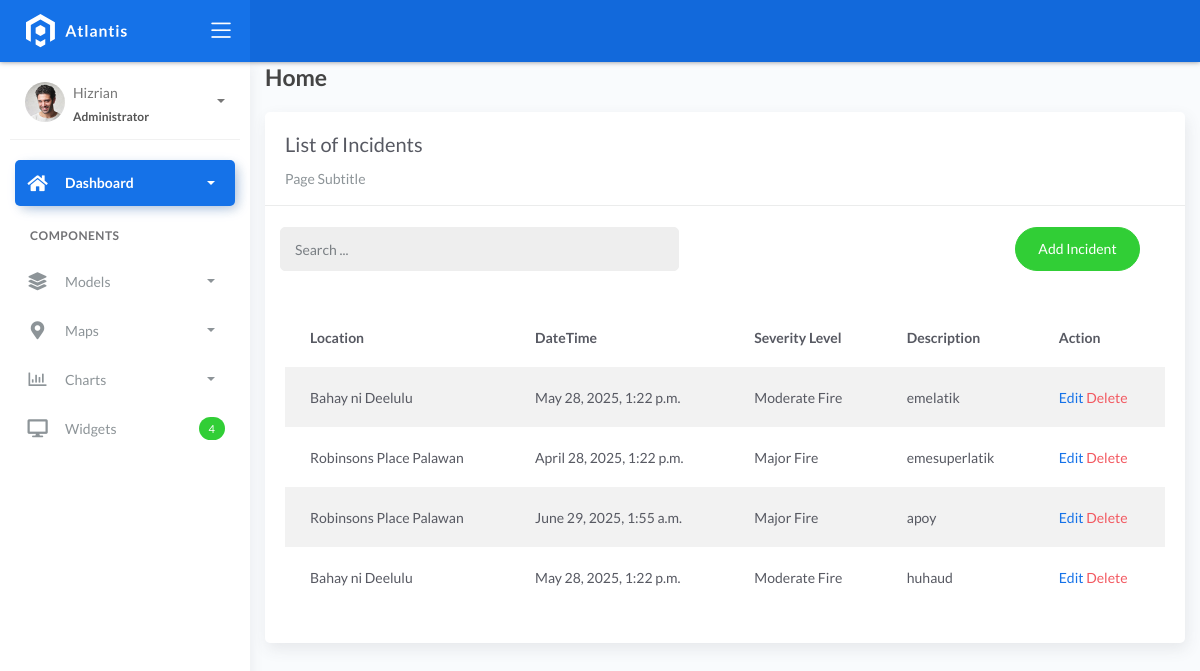
/incident_list, run on the app's committed database.
### fire/models.py (models this page shows)
class BaseModel(models.Model):
    created_at = models.DateTimeField(auto_now_add=True, db_index=True)
    updated_at = models.DateTimeField(auto_now=True)
    class Meta:
        abstract = True

class Incident(BaseModel):
    SEVERITY_CHOICES = (
        ('Minor Fire', 'Minor Fire'),
        ('Moderate Fire', 'Moderate Fire'),
        ('Major Fire', 'Major Fire'),
    )
    location = models.ForeignKey(Locations, on_delete=models.CASCADE)
    date_time = models.DateTimeField(blank=True, null=True)
    severity_level = models.CharField(max_length=45, choices=SEVERITY_CHOICES)
    description = models.CharField(max_length=250)

class Locations(BaseModel):
    name = models.CharField(max_length=150)
    latitude = models.DecimalField(
        max_digits=22, decimal_places=16, null=True, blank=True)
    longitude = models.DecimalField(
        max_digits=22, decimal_places=16, null=True, blank=True)
    address = models.CharField(max_length=150)
    city = models.CharField(max_length=150)  # can be in separate table
    country = models.CharField(max_length=150)  # can be in separate table
    def __str__(self):
	    return self.name

### fire/views.py (the view)
# urls.py: path('incident_list', IncidentList.as_view(), name='incident-list'),
class IncidentList(ListView):
    model = Incident
    context_object_name = 'incident'
    template_name = 'incident_list.html'
    paginate_by = 5
    def get_queryset(self, *args, **kwargs):
        qs = super(IncidentList, self).get_queryset(*args, **kwargs)
        if self.request.GET.get("q") != None:
            query = self.request.GET.get('q')
            qs = qs.filter(Q(name__icontains=query) |
                        Q(description__icontains=query))
        return qs

### templates/incident_list.html (shortened to what this page needs)
{% extends 'base.html' %} {% load static %} {% block content %}
<div class="content">
    <div class="container-fluid">
        <h4 class="page-title">Home</h4>
        <div class="row">
            <div class="col-md-12">
                <div class="card">
                    <div class="card-header">
                        <div class="card-title">List of Incidents</div>
                        <div class="card-category">Page Subtitle</div>
                    </div>
                    <br />
                        <div class="col-md-12 row">
                            <div class="col-md-6">
                                <form class="navbar-left navbar-form nav-search mr-md-3" action=" { % url 'incident-list % } ">
                                    <div class="input-group">
                                        <input type="text" placeholder="Search ..." class="form-control" name="q" />
                                        <div class="input-group-append">
                                        <span class="input-group-text">
                                        </span>
                                    </div>
                                </div>
                            </form>
                        </div>
                        <div class="col-md-6">
                            <div class="pull-right">
                                <a href="{% url 'incident-add' %}" class="btn btn-success btn-rounded">Add
                                Incident</a>
                            </div>
                        </div>
                    </div>
                    <div class="card-body">
                        <table class="table table-striped mt-3">
                            <thead>
                                <tr>
                                    <th scope="col">Location</th>
                                    <th scope="col">DateTime</th>
                                    <th scope="col">Severity Level</th>
                                    <th scope="col">Description</th>
                                    <th scope="col">Action</th>
                                </tr>
                            </thead>
                            <tbody>
                                {% for object in object_list %}
                                <tr>
                                    <td>{{ object.location }}</td>
                                    <td>{{ object.date_time }}</td>
                                    <td>{{ object.severity_level }}</td>
                                    <td>{{ object.description }}</td>
                                    <td>
                                        <a href="incident_list/{{ object.id }}">Edit</a>
                                        <a href="incident_list/{{ object.id }}/delete" class="text-danger">Delete</a>
                                    </td>
                                    </tr>
                                {% endfor %}
                            </tbody>
                        </table>
                    </div>
                </div>
            </div>
        </div>
    </div>
</div>
{% endblock %}

### data on the page
Incident: location "Bahay ni Deelulu", date_time "May 28, 2025, 1:22 p.m.", severity_level "Moderate Fire", description "emelatik"
Incident: location "Robinsons Place Palawan", date_time "April 28, 2025, 1:22 p.m.", severity_level "Major Fire", description "emesuperlatik"
Incident: location "Robinsons Place Palawan", date_time "June 29, 2025, 1:55 a.m.", severity_level "Major Fire", description "apoy"
Incident: location "Bahay ni Deelulu", date_time "May 28, 2025, 1:22 p.m.", severity_level "Moderate Fire", description "huhaud"
